Frame 1 (no input): blank canvas, image omitted
Frame 60 (the mouse pressed at the canvas centre just before this capture): blank canvas, image omitted
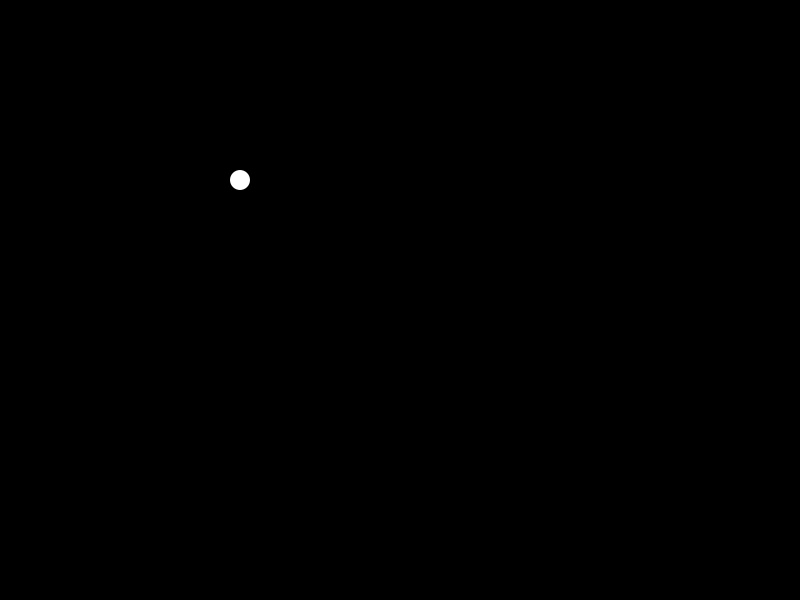
Frame 120 (the mouse held since frame 60 and released just before this capture)

The Processing sketch whose frames 1 and 60 were blank and that drew this single picture after the mouse press (run headless with seeded random() and noise(); from frame 60 on, the mouse is pressed at the canvas centre):

// Processing sketch: sketch_12_001
// ── sketch_12_001.pde
PVector force;
PVector acceleration;
PVector location;
PVector velocity;
float mass;

void setup() {
  size(800, 600);
  frameRate(60);
  noStroke();
  location = new PVector(0.0, 0.0);
  velocity = new PVector(0.0, 0.0);
  force = new PVector(4.0, 3.0);
  acceleration = new PVector(0.0, 0.0);
  mass = 1.0;
  textSize(32);
}

void draw() {
  background(0);
  fill(255);
  velocity.add(acceleration);
  location.add(velocity);
  acceleration.set(0, 0);
  ellipse(location.x, location.y, 20, 20);
}

void mousePressed() {
  acceleration = force.div(mass);
}
